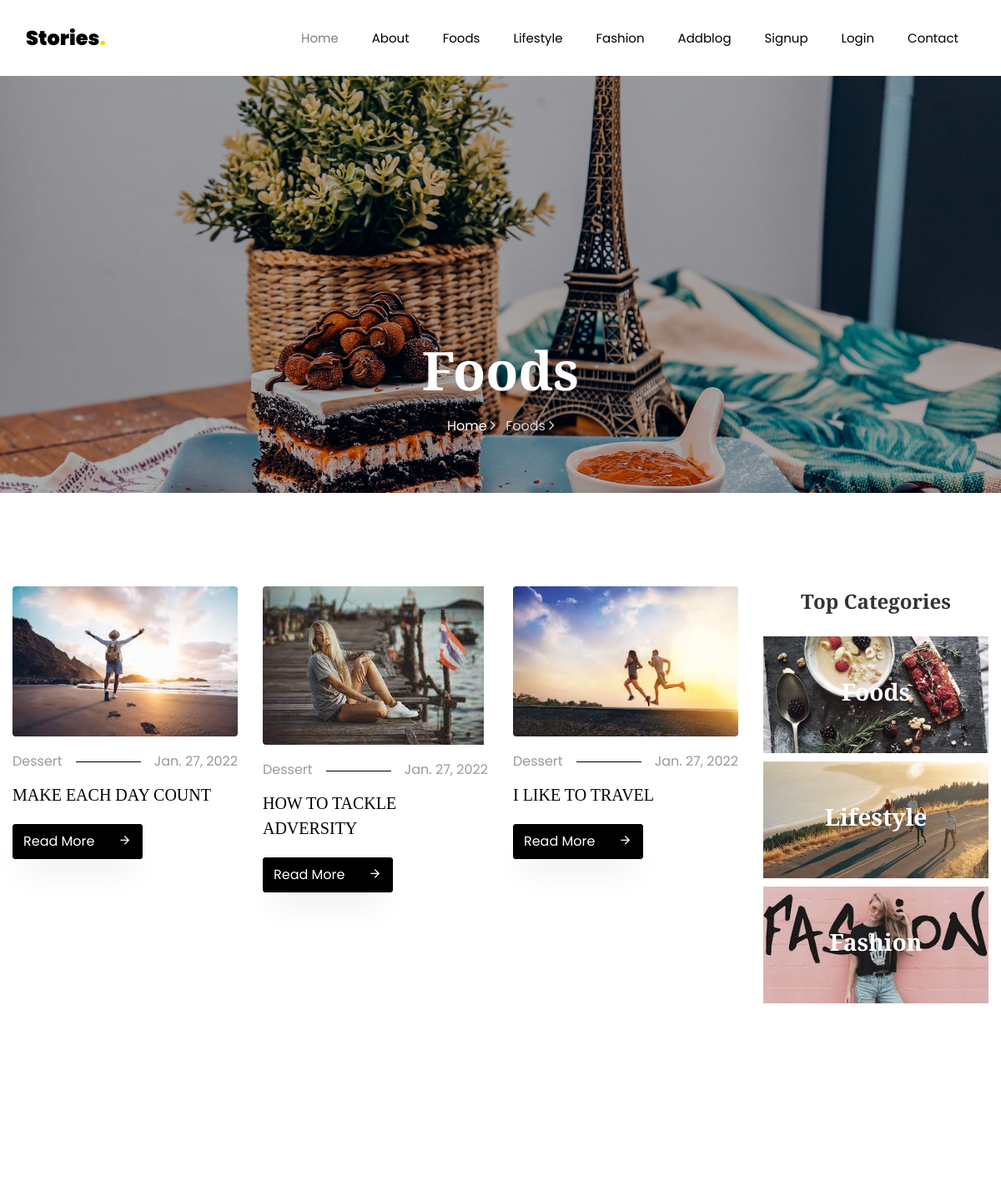
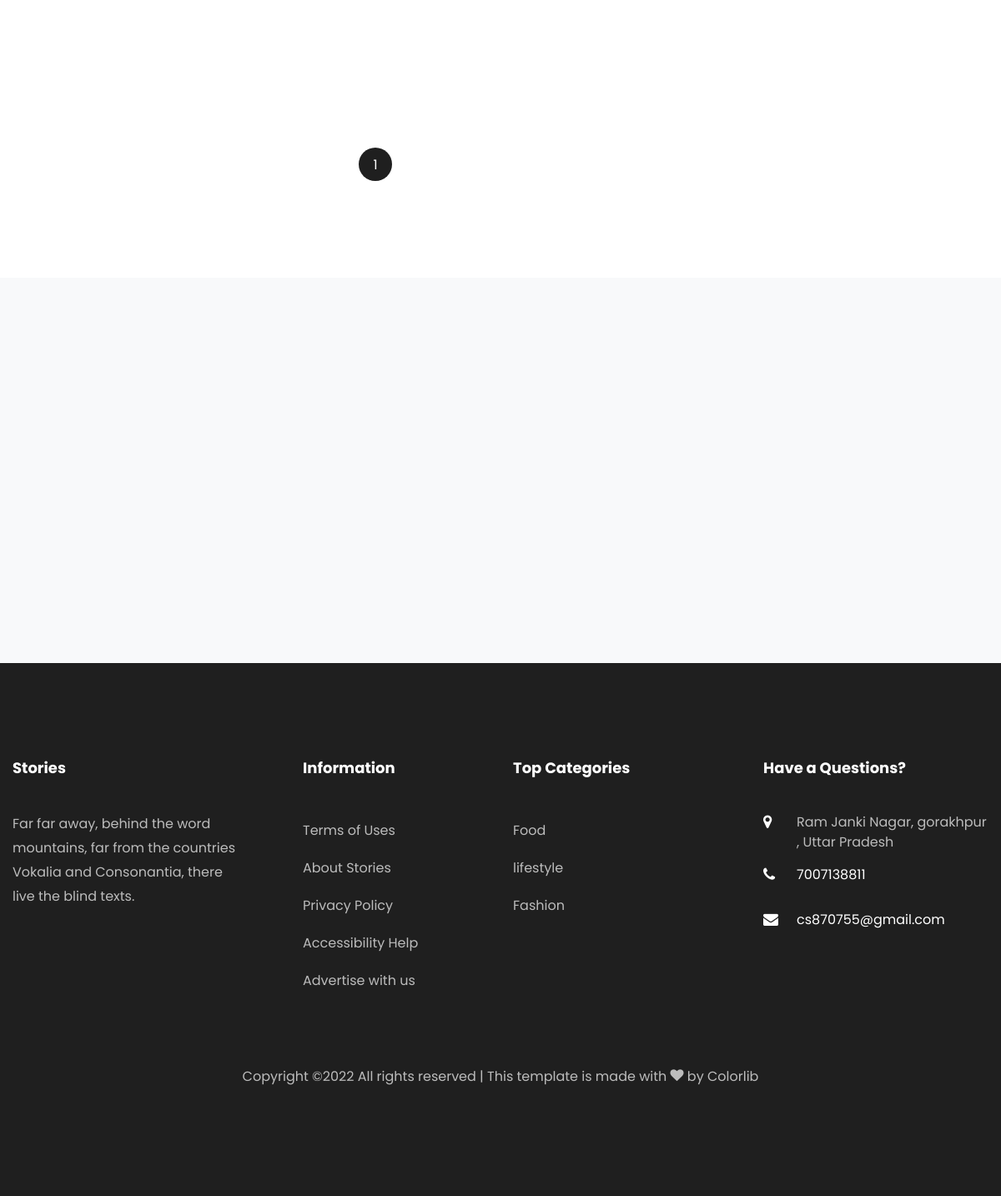
Page /foods/2/ on the committed database (2 pictures, top to bottom).
### blog/models.py (models this page shows, shortened)
class Blog(models.Model):
    cat=models.ForeignKey(category,on_delete=models.CASCADE,null=True)
    usr=models.ForeignKey(User,on_delete=models.CASCADE,null=True)
    title=models.CharField(max_length=100,null=True)
    sdes=models.TextField(null=True)
    long_des = models.TextField(null=True)
    images=models.FileField(null=True)
    date = models.DateField(null=True)

### blog/views.py (the view)
# urls.py: path('foods/<int:cid>/', foods, name='foods'),
def foods(request,cid):
    catdata=category.objects.get(id=cid)
    foodblog=Blog.objects.filter(cat=catdata)
    paginator=Paginator(foodblog,6)
    page=request.GET.get('page',1)
    try:
        blog=paginator.page(page)
    except PageNotAnInteger:
        blog=paginator.page(1)
    except EmptyPage:
        blog=paginator.page(paginator.num_pages)
    d={"foodblog":blog}
    return render(request, 'foods.html',d)

### blog/templates/foods.html (shortened to what this page needs)
{% extends 'base.html' %}
	{% load static %}
	{% block body %}
    <section class="hero-wrap hero-wrap-2" style="background-image: url({% static 'images/bg_4.jpg' %});">
      <div class="overlay"></div>
      <div class="container">
        <div class="row no-gutters slider-text align-items-end justify-content-center">
          <div class="col-md-9 ftco-animate pb-5 text-center">
            <h1 class="mb-3 bread">Foods</h1>
            <p class="breadcrumbs"><span class="mr-2"><a href="index.html">Home <i class="ion-ios-arrow-forward"></i></a></span> <span>Foods <i class="ion-ios-arrow-forward"></i></span></p>
          </div>
        </div>
      </div>
    </section>
    <section class="ftco-section">
    	<div class="container">
        <div class="row">
        	<div class="col-lg-9">
        		<div class="row">
                    {% for i in foodblog %}
        			<div class="col-md-4 ftco-animate">
    						<div class="blog-entry">
		    					<a href="{% url 'blog_detail' i.id %}" class="img-2"><img src={{ i.images.url}} class="img-fluid" alt="Colorlib Template"></a>
			    				<div class="text pt-3">
	    							<p class="meta d-flex"><span class="pr-3">Dessert</span><span class="ml-auto pl-3">{{i.date}}</span></p>
	    							<h3><a href="{% url 'blog_detail' i.id %}">{{i.title}}</a></h3>
	    							<p class="mb-0"><a href="{% url 'blog_detail' i.id %}" class="btn btn-black py-2">Read More <span class="icon-arrow_forward ml-4"></span></a></p>
	    						</div>
		    				</div>
    					</div>
                    {% endfor %}
        		</div>
        		<div class="row mt-5">
		          <div class="col text-center">
		            <div class="block-27">
						{% for i in foodblog.paginator.page_range %}
		              <ul>
						  {% if foodblog.number == i %}
		               <a href="?page={{i}}"><li class="active" class="row"><span>{{i}}</span></li></a>
						  {% else %}
						   <a href="?page={{i}}"><li class="page-item" class="row"><span>{{i}}</span></li></a>
						  {% endif %}
					  </ul>
						{% endfor %}
		            </div>
		          </div>
		        </div>
        	</div>
        	<div class="col-lg-3">
	            <div class="sidebar-box categories text-center ftco-animate">
			          <h2 class="heading mb-4"> Top Categories</h2>
			          <ul class="category-image">
			          	<li>
			          		<a href="{% url 'foods' 1 %}" class="img d-flex align-items-center justify-content-center text-center" style="background-image: url({% static 'images/category-1.jpg' %});">
			          			<div class="text">
			          				<h3>Foods</h3>
			          			</div>
			          		</a>
			          	</li>
			          	<li>
			          		<a href="{% url 'lifestyle' 2 %}" class="img d-flex align-items-center justify-content-center text-center" style="background-image: url({% static 'images/lifestyleback.jpeg' %});">
			          			<div class="text">
			          				<h3>Lifestyle</h3>
			          			</div>
			          		</a>
			          	</li>
			          	<li>
			          		<a href="{% url 'fashion' 3 %}" class="img d-flex align-items-center justify-content-center text-center" style="background-image: url({% static 'images/fashion_theme.jpeg' %});">
			          			<div class="text">
			          				<h3>Fashion</h3>
			          			</div>
			          		</a>
			          	</li>
			          </ul>
	        		</div>
            </div>
        	</div>
        </div>
    </section>
	{% endblock %}

### blog/static/css/icomoon.css (style rules this page uses)
[class^="icon-"], [class*=" icon-"] { font-family: 'icomoon' !important; speak: none; font-style: normal; font-weight: normal; font-variant: normal; text-transform: none; line-height: 1; -webkit-font-smoothing: antialiased; -moz-osx-font-smoothing: grayscale; }
.icon-arrow_forward:before { content: "\e5c8"; }

### rows in the picture
Blog: images (picture), date "Jan. 27, 2022", title "MAKE EACH DAY COUNT"
Blog: images (picture), date "Jan. 27, 2022", title "HOW TO TACKLE ADVERSITY"
Blog: images (picture), date "Jan. 27, 2022", title "I LIKE TO TRAVEL"

### other values in the picture
{{ i }} "1"
